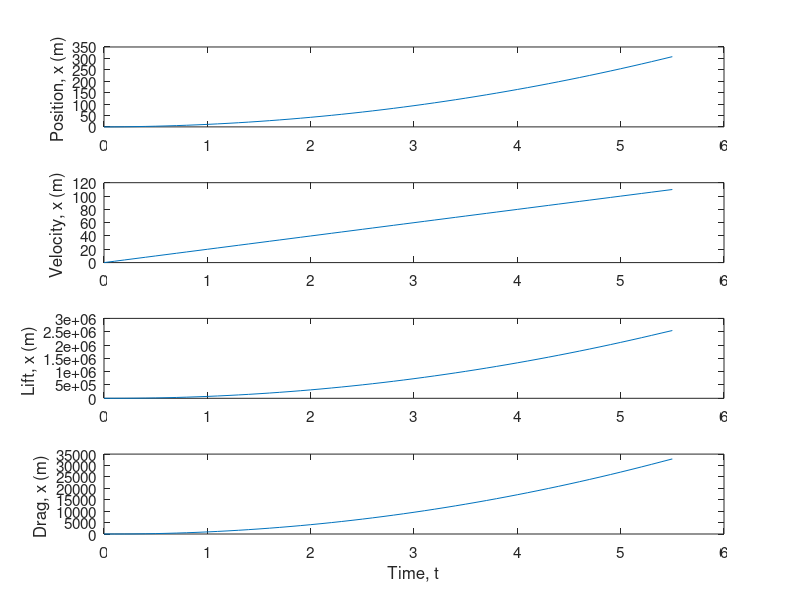

Here is the MATLAB script that generated this plot:
% Russell Haworth Aerodynamics Project

clear

% Aircraft Properties
Mass = 250000; % kg
S = 427.8;% m^2
Thrust = 5e6; % N
AoA = 0; %Angle of attack in degrees
aFront = 15; % frontal area
CdFuse = .1; 

% Environment Properties

gravity = 9.81; % m/s^2 
rho = 1.2; %kg/m^3

% Integration parameters


dt = 0.1;
maxTime = 20;
x = 0.0;
xd = 0.0;
t = 0.0;
itime = 1;
Lift (itime) = 0;

% Load Data

airfoilData = csvread ('HW2_data.csv');


while Lift (itime) < (Mass * gravity)
    t = t+dt;
    itime = itime +1;
    
    Cl = interp1(airfoilData(:,1), airfoilData(:,2), AoA);
    Lift(itime) = 0.5 * rho * S * Cl * xd^2;
    
    Cd = interp1(airfoilData(:,1), airfoilData(:,3), AoA);
    Drag(itime) =( 0.5 * rho * S * Cd * xd^2) + (0.5 * rho * aFront *CdFuse * xd^2);
    
    %ODE Integration
    
    ForceOverMass = (Thrust - Drag(itime)) / Mass;
    xd = ForceOverMass * dt + xd;
    x = xd * dt + x;
    
    xVals(itime) = x;
    xdVals(itime) = xd;
    tVals(itime) = t;
    
    
    
    
    if (x > 300)||(t > maxTime)
        
        dt = 0.1;
        x = 0.0;
        xd = 0.0;
        t = 0.0;
        itime = 1;
        Lift (itime) = 0;
        AoA = AoA +.01
        continue
    end
        
    if (t > maxTime) break      
    end

end


figure(1) 
clf(1)

subplot (4, 1, 1)
plot (tVals(:), xVals (:))
ylabel ('Position, x (m) ')
set (gca, 'FontSize', 11)

subplot (4, 1, 2)
plot (tVals(:), xdVals (:))
ylabel ('Velocity, x (m) ')
set (gca, 'FontSize', 11)

subplot (4, 1, 3)
plot (tVals(:), Lift (:))
ylabel ('Lift, x (m) ')
set (gca, 'FontSize', 11)

subplot (4, 1, 4)
plot (tVals(:), Drag (:))
ylabel ('Drag, x (m) ')
xlabel ('Time, t')
set (gca, 'FontSize', 11)
